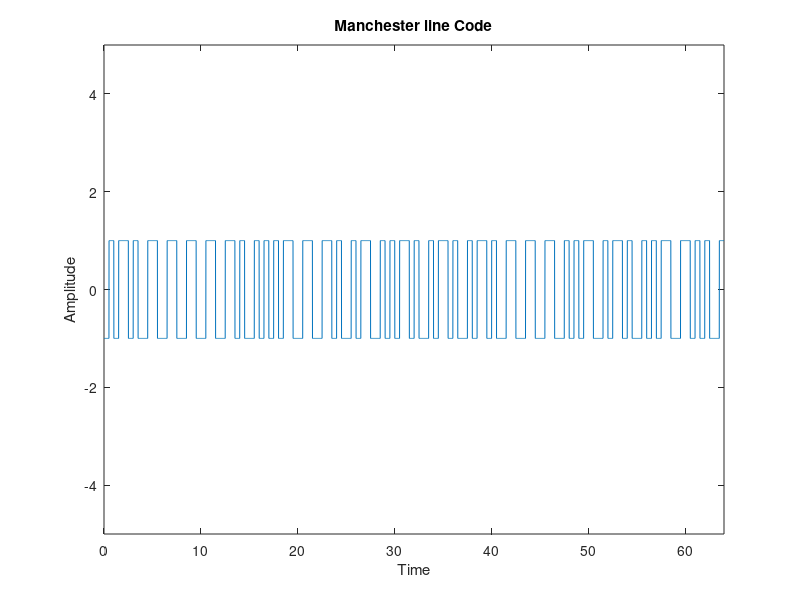
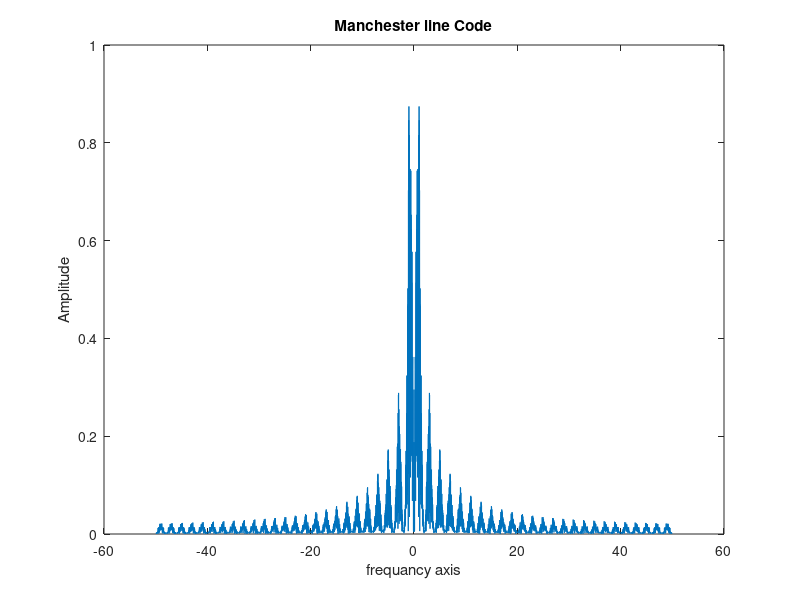
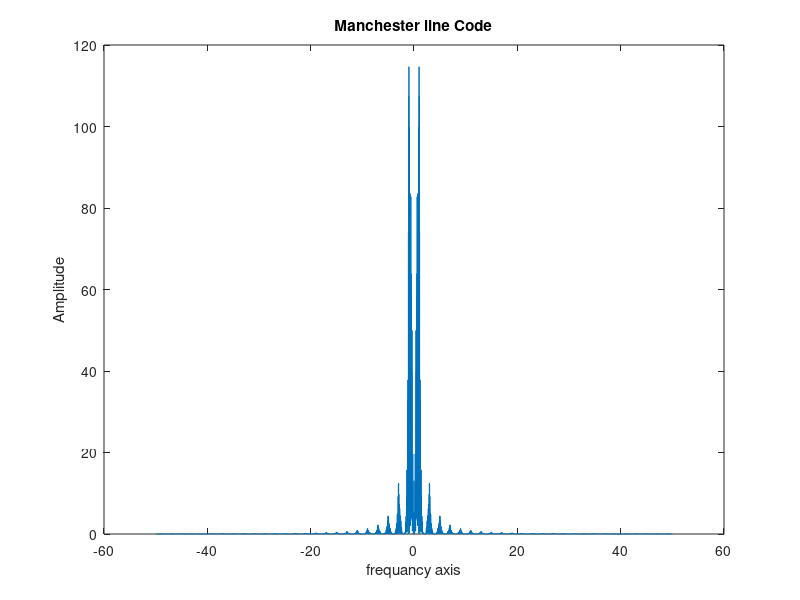

Write MATLAB code to recreate these figures, in order.
ft=zeros(1,6401);
for k=1:150
    Z= randi([0 1],1,64);
    XY=[];
    for m=1:64
        if Z(m)==0
            h=[-1 1];
        else
            h=[1 -1];
        end
        XY=[XY h];
    end
    i=1;
    L=0.5;
    T=0:0.01:length(Z);
    df=100/6401;
    ts=0.01;
    fs=1/ts;
    f= -(0.5*fs-0.5*df) : df : (0.5*fs -0.5*df) ;
    for j=1:length(T)
        if T(j)<=L
            Y(j)=XY(i);
        else
            Y(j)=XY(i);
            i=i+1;
            L=L+0.5;
        end
    end
    M = fftshift (fft (Y))*ts ;
    ft=ft+M;
end 
figure(1)
plot(T,Y);
axis([0 length(Z) -5 5]);xlabel('Time');
ylabel('Amplitude');title('Manchester line Code')
figure(2)
plot(f,abs(ft)./150);
xlabel('frequancy axis');
ylabel('Amplitude');
title('Manchester line Code');
figure(3)
plot(f,(abs(ft).^2)./150);
xlabel('frequancy axis');
ylabel('Amplitude');
title('Manchester line Code');